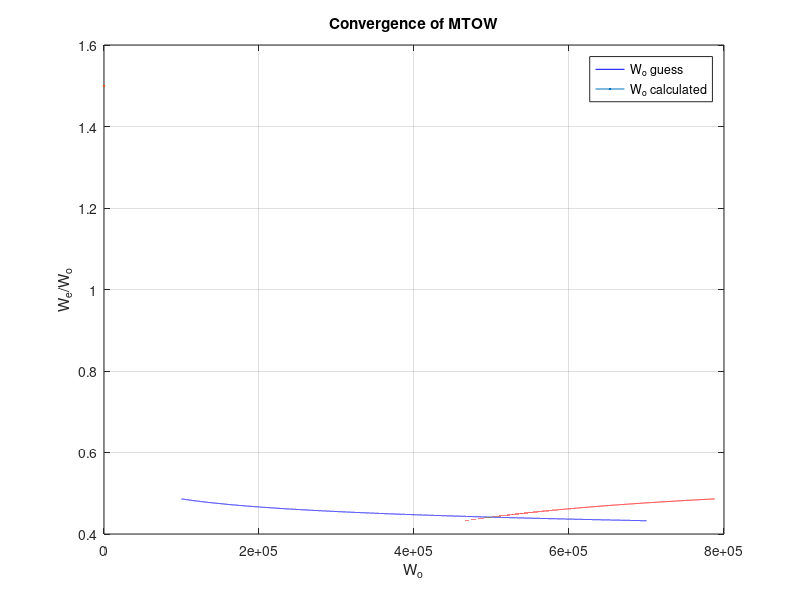

Write MATLAB code to recreate this figure. (Note: this script raises an error after producing the figure.)
clc
clear

%%%%%%%%%%%%%%%%%%%%%%%%%%%%%%%%%%%%%%%%%%%%%%%%%%%%%%%%%%%%%%%%%%%%%%%%%%%%%%%%%%%%%%%%%%%%%%%%%%%%%
% 1 = TO
% 2 = climb to cruise 1
% 3 = cruise 1 (40 000ft)
% 4 = descent to land (miss)
% 5 = climb to cruise 2 (25 000 ft)
% 6 = cruise 2
% 7 = loiter
% 8 = descent to land
% 9 = landing

%%%%%%%%%%%%%%%%%%%%%%%%%%%%%%%%%%%%%%%%%%%%%%%%%%%%%%%%%%%%%%%%%%%%%%%%%%%%%%%%%%%%%%%%%%%%%%%%%%%%
%MTOW AND WEIGHT FRACTIONS

%Wo = Wc + Wp + (Wf/Wo)Wo + (We/Wo)Wo
%Wo = (Wc + Wp)/(1- Wf/Wo - We/Wo)

Wc = 1020; %kg
Wp = 60000; %kg

%Let We/Wo be ef (empty fraction)
%We/Wo = ef = AWo^C

%Typical Wo of Boeing 777 = 247200 kg
%Typical Wo of A350 = 283000 kg
%Typical Wo of A340 = 276500 kg

Wo1 = 100000:25:700000;
A = 0.97;
C = -0.06;
We_Wo = A .* (Wo1 .^ C);

W_fixed = Wc + Wp;
% W_fixed = 65000;

%Mission weight fractions (MWF)
MWF = [0.97
       0.985
       0.637855042
       0.99
       0.985
       0.987929129
       0.985645559
       0.99
       0.995]';
W9_Wo = prod(MWF);
Wf_Wo = 1.015 * (1 - W9_Wo);
Wo2 = (W_fixed) ./ (1 - Wf_Wo - We_Wo);

figure(1)
plot(Wo1, We_Wo, "-b", LineWidth = 1.5);
hold on
plot(Wo2, We_Wo, "r", LineWidth = 1.5);
hold off
xlabel("W_o");
ylabel("W_e/W_o");
title("Convergence of MTOW");
legend("W_o guess", "W_o calculated")
grid on

%values taken from the plot + calculations
Wo = 410000;

% function to get We from the graph (where the lines intersect)
% iterate through We_Wo and find the point where Wo1 and Wo2 are closest
close_list = We_Wo; % preallocate to the same size as We_Wo
for i = 1:length(We_Wo)
    close_list(i) = abs(Wo1(i) - Wo2(i));
end
[~, index] = min(close_list);
We = We_Wo(index) * Wo;
Wf = Wf_Wo * Wo;

%%%%%%%%%%%%%%%%%%%%%%%%%%%%%%%%%%%%%%%%%%%%%%%%%%%%%%%%%%%%%%%%%%%%%%%%%%%%%%%%%%%%%%%%
%CONSTRAINT DIAGRAM

% aircraft parameters
NE = 4; %number of engines
AR = 8; %Aspect ratio
max_wingspan = 65; %max wingspan in m
e = 0.8; %oswald efficiency
C_L_max = 2.5; %max lift coeff 2:0.1:3
C_L = 1.8; %CL without flaps
L_D_max = 19.14375; %max lift to drag ratio
C_D_o = 0.017358852; %zero lift drag coeff
S_ref = 443.5; %reference area in m^2
% cruise parameters
V_cruise_1 = 245; %cruise 1 speed in m/s
V_cruise_2 = 241.5; %cruise 2 speed in m/s (M=0.78)
rho_cruise_1 = 0.3016; %cruise 1 density in kg/m^3
rho_cruise_2 = 0.54; %cruise 2 density in kg/m^3
% ground parameteres
rho_sl = 1.225; %density at sea level in kg/m^3
rho_ceil = 0.2372; %density at ceiling (45000ft)
n = [1, 1, 1, 1, 1, 1, 1, 1, 1]; %load factor for each mission stage
rho_loiter = 1.0555; %density at loiter (5000ft)
V_loiter = 120; %velocity when loitering in m/s
C_L_TO = C_L_max / 1.21; %lift coeff at TO
S_L = 2900; %min TO distance / max landing distance
S_a = 305; %obstacle clearance distance (m)
To = 316000 * 4; %100 % thrust for our engine in N (we need to choose one)
v_x = 147.8;
% calculated values
V_s = sqrt((2 * Wo * 9.81) / (rho_sl * S_ref * C_L_max));

%thrust ratios (if it is zero it means that it is not needed for the
%calculations)
T_To = [1, (0.6531 / rho_sl) ^ 0.7, (0.244/0.2972) * (0.2972) ^ 0.7, 0, (0.833 / rho_sl) ^ 0.7, (rho_cruise_2 / rho_sl) ^ 0.7, (rho_loiter / rho_sl) ^ 0.7, 0, 0];
a_b = MWF ./ T_To; %alpha/beta = weight ratios / thrust ratios
TOP = S_L / (0.297 - 0.019 * NE);
W_S = 1:100:11000;
V_s_changing = sqrt((2 * 9.81 * W_S) / (rho_sl * C_L_max));

% TODO: add the cruise equations to climbing as drag still needs to be overcome
% TODO: replace the climb rates with regulations according to the three-phase flight

constraint_TO = W_S .* (1 / (TOP * C_L_TO));
constraint_climb_1 = a_b(2) * (1 ./ (1.1 * V_s_changing)) * climb_rate1;
constraint_climb_oei = 2 .* a_b(2) .* ((0.5 * rho_cruise_1 * V_cruise_1 * V_cruise_1 * C_D_o) ./ (MWF(2) .* W_S) + (MWF(2) * n(2) * n(2) .* W_S) ./ (0.5 * rho_cruise_1 * V_cruise_1 * V_cruise_1 * pi * AR * e));
constraint_cruise_1 = a_b(3) .* ((0.5 * rho_cruise_1 * V_cruise_1 * V_cruise_1 * C_D_o) ./ (MWF(3) .* W_S) + (MWF(3) * n(3) * n(3) .* W_S) ./ (0.5 * rho_cruise_1 * V_cruise_1 * V_cruise_1 * pi * AR * e));
constraint_climb_2 = a_b(5) * (1 ./ (1.1 * V_s_changing)) * climb_rate2;
constraint_cruise_2 = a_b(6) .* ((0.5 * rho_cruise_2 * V_cruise_2 * V_cruise_2 * C_D_o) ./ (MWF(6) .* W_S) + (MWF(6) * n(6) * n(6) .* W_S) ./ (0.5 * rho_cruise_2 * V_cruise_2 * V_cruise_2 * pi * AR * e));
constraint_loiter = a_b(7) .* ((0.5 * rho_loiter * V_loiter * V_loiter * C_D_o) ./ (MWF(7) .* W_S) + (MWF(7) * n(7) * n(7) .* W_S) ./ (0.5 * rho_loiter * V_loiter * V_loiter * pi * AR * e));
constraint_landing = ((S_L - S_a) .* C_L_max) * 9.81 / (5 * 5/3);
constraint_serv_ceiling = a_b(3) .* ((0.5 * rho_cruise_1 * V_cruise_1 * V_cruise_1 * ((0.85/0.83) ^ 2) * C_D_o) ./ (MWF(3) .* W_S) + (MWF(3) * n(3) * n(3) .* W_S) ./ (0.5 * rho_cruise_1 * V_cruise_1 * V_cruise_1 * ((0.85/0.83) ^ 2) * pi * AR * e));
constraint_abs_ceiling = a_b(3) .* ((0.5 * rho_ceil * V_cruise_1 * V_cruise_1 * C_D_o) ./ (MWF(3) .* W_S) + (MWF(3) * n(3) * n(3) .* W_S) ./ (0.5 * rho_ceil * V_cruise_1 * V_cruise_1 * pi * AR * e));
constraint_stall = 0.5 * rho_sl * V_s * V_s * C_L_max;
constraint_AR = Wo * AR / (max_wingspan ^ 2) * 9.81;
constraint_TWR = To / (Wo * 9.81);

%landing and stall and climbs stuff for plotting
T_W = [0, 1.5];
s_w = [0, 11000];
climb1 = [constraint_climb_1, constraint_climb_1];
climb2 = [constraint_climb_2, constraint_climb_2];
landing = [constraint_landing, constraint_landing];
stall = [constraint_stall, constraint_stall];
aspect_ratio = [constraint_AR, constraint_AR];
thrust_weight_ratio = constraint_TWR * W_S ./ W_S;

figure(2)
plot(W_S, constraint_TO, "r", LineWidth = 1.5);
hold on
plot(s_w, climb1, LineWidth = 1.5, linestyle="--");
plot(W_S, constraint_climb_oei, LineWidth = 1.5);
plot(W_S, constraint_cruise_1, LineWidth = 1.5);
plot(s_w, climb2, LineWidth = 1.5);
plot(W_S, constraint_cruise_2, LineWidth = 1.5);
plot(W_S, constraint_loiter, LineWidth = 1.5, linestyle=":");
plot(landing, T_W, LineWidth = 1.5, linestyle="--");
plot(W_S, constraint_serv_ceiling, LineWidth = 1.5, linestyle="-.");
plot(W_S, constraint_abs_ceiling, LineWidth = 1.5, linestyle="--");
plot(stall, T_W, LineWidth = 1.5, linestyle="--");
plot(W_S, thrust_weight_ratio, LineWidth = 1.5, color="black", linestyle=":");
%plot(aspect_ratio, T_W, LineWidth = 1.5, color="black", linestyle="--");
hold off
title("Constraint Diagram");
xlim([0 10000]);
ylim([0 1]);
grid on
xlabel("W/S");
ylabel("(T/W)_o");
legend("Takeoff", "Climb 1", "Climb with one engine out", "Cruise 1",...
     "Climb 2", "Cruise 2", "Loiter", "Landing", "Service ceiling", ...
     "Absolute ceiling", "Stall", "Aircraft min T/W", "Aspect ratio = 8");
